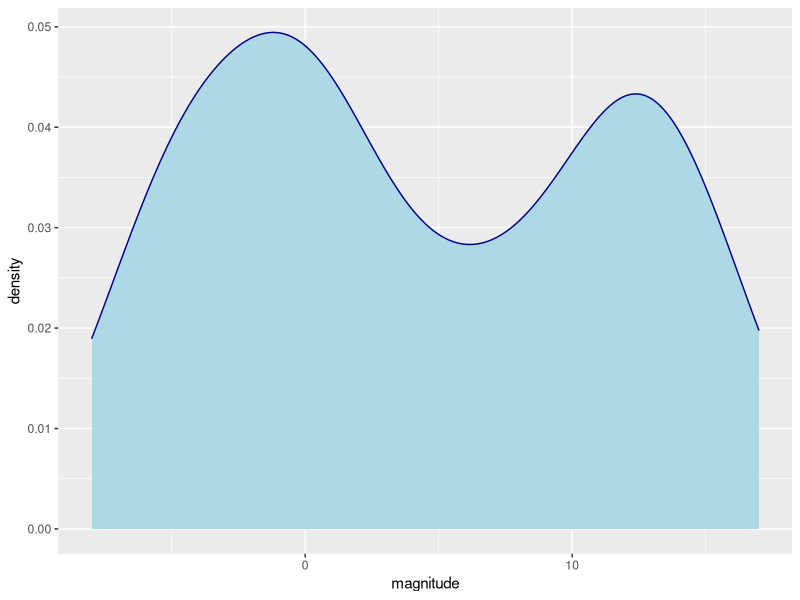
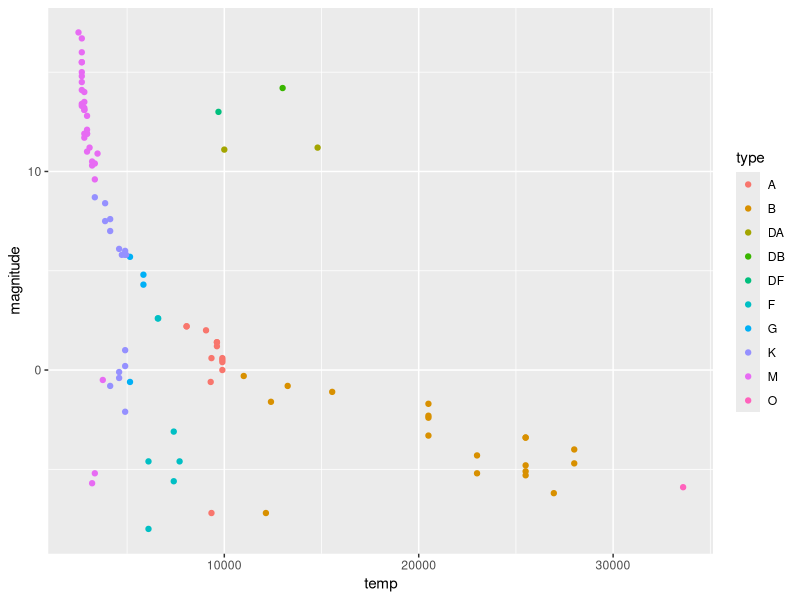
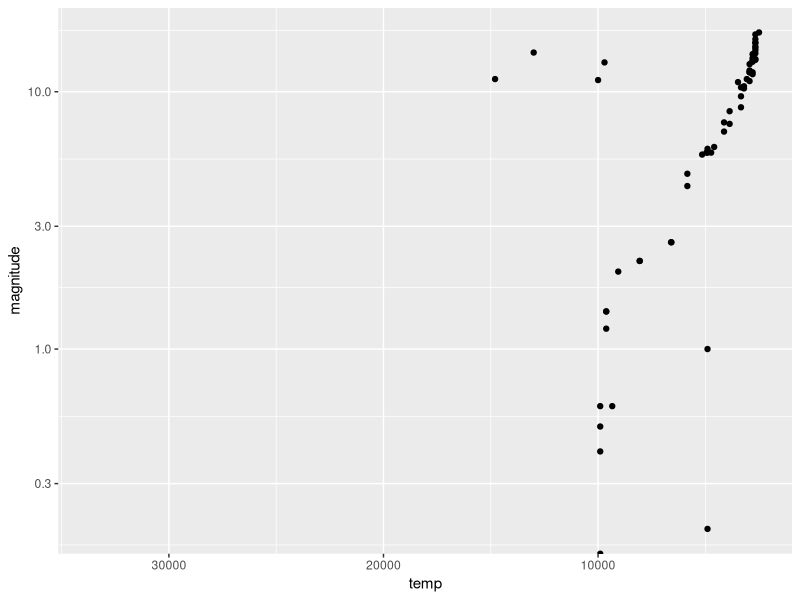

These figures' R source, in order:
## ---- chunk 1

library(tidyverse)
library(dslabs)
library(ggplot2)

data(stars)

## ---- chunk 2

head(stars)

## ---- chunk 3

mean(stars$magnitude)
sd(stars$magnitude)

## ---- chunk 4

ggplot(stars, aes(x=magnitude)) + geom_density(color="darkblue", fill="lightblue")

## ---- chunk 5

stars %>%  ggplot(aes(temp, magnitude, color = type)) + geom_point()

## ---- chunk 6
stars %>%  ggplot(aes(temp, magnitude)) + geom_point() + scale_y_reverse() + scale_y_continuous(trans = "log10") + scale_x_reverse()

## ---- chunk 7

s1 <- stars %>% filter(magnitude >10 & temp >5000)
s1

count(s1)

## ---- chunk 8

s2 <- stars %>% filter(magnitude < 0 & temp < 3500)
s2

count(s2)
